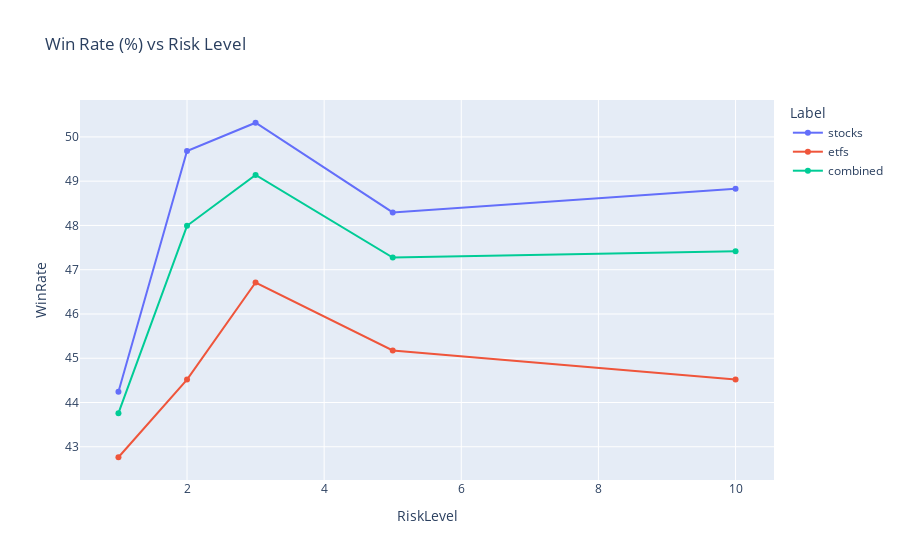

Here is the notebook cell this chart was saved with:
### Code cell
fig = px.line(df, x='RiskLevel', y='WinRate', color='Label',
              markers=True, title='Win Rate (%) vs Risk Level')
fig.show()

### Figure 1 — Plotly figure (JSON) as saved in the notebook; plotly's stock layout.template omitted (floating-point values rounded to 4 significant figures)
{"data": [{"hovertemplate": "Label=stocks<br>RiskLevel=%{x}<br>WinRate=%{y}<extra></extra>", "legendgroup": "stocks", "line": {"color": "#636efa", "dash": "solid"}, "marker": {"symbol": "circle"}, "mode": "lines+markers", "name": "stocks", "orientation": "v", "showlegend": true, "type": "scatter", "x": [1, 2, 3, 5, 10], "xaxis": "x", "y": [44.24, 49.68, 50.32, 48.29, 48.83], "yaxis": "y"}, {"hovertemplate": "Label=etfs<br>RiskLevel=%{x}<br>WinRate=%{y}<extra></extra>", "legendgroup": "etfs", "line": {"color": "#EF553B", "dash": "solid"}, "marker": {"symbol": "circle"}, "mode": "lines+markers", "name": "etfs", "orientation": "v", "showlegend": true, "type": "scatter", "x": [1, 2, 3, 5, 10], "xaxis": "x", "y": [42.76, 44.52, 46.71, 45.18, 44.52], "yaxis": "y"}, {"hovertemplate": "Label=combined<br>RiskLevel=%{x}<br>WinRate=%{y}<extra></extra>", "legendgroup": "combined", "line": {"color": "#00cc96", "dash": "solid"}, "marker": {"symbol": "circle"}, "mode": "lines+markers", "name": "combined", "orientation": "v", "showlegend": true, "type": "scatter", "x": [1, 2, 3, 5, 10], "xaxis": "x", "y": [43.76, 47.99, 49.14, 47.27, 47.42], "yaxis": "y"}], "layout": {"legend": {"title": {"text": "Label"}, "tracegroupgap": 0}, "title": {"text": "Win Rate (%) vs Risk Level"}, "xaxis": {"anchor": "y", "domain": [0, 1], "title": {"text": "RiskLevel"}}, "yaxis": {"anchor": "x", "domain": [0, 1], "title": {"text": "WinRate"}}}}
